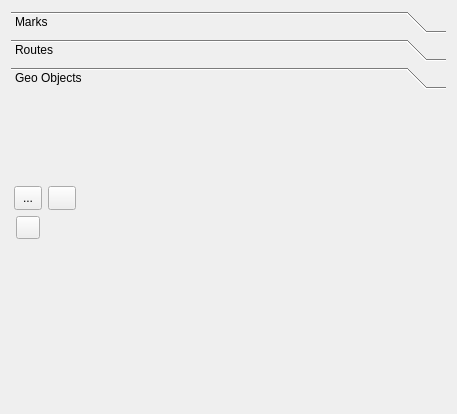
<?xml version="1.0" encoding="UTF-8"?>
<ui version="4.0">
 <class>CompositeTileSourceConfigurationWidget</class>
 <widget class="QWidget" name="CompositeTileSourceConfigurationWidget">
  <property name="geometry">
   <rect>
    <x>0</x>
    <y>0</y>
    <width>457</width>
    <height>414</height>
   </rect>
  </property>
  <property name="windowTitle">
   <string>Form</string>
  </property>
  <layout class="QHBoxLayout" name="horizontalLayout">
   <item>
    <widget class="QToolBox" name="toolBox">
     <property name="autoFillBackground">
      <bool>false</bool>
     </property>
     <property name="currentIndex">
      <number>2</number>
     </property>
     <widget class="QWidget" name="markPage">
      <property name="geometry">
       <rect>
        <x>0</x>
        <y>0</y>
        <width>439</width>
        <height>315</height>
       </rect>
      </property>
      <attribute name="label">
       <string>Marks</string>
      </attribute>
      <widget class="QWidget" name="formLayoutWidget">
       <property name="geometry">
        <rect>
         <x>0</x>
         <y>0</y>
         <width>81</width>
         <height>251</height>
        </rect>
       </property>
       <layout class="QFormLayout" name="formLayout">
        <property name="fieldGrowthPolicy">
         <enum>QFormLayout::FieldsStayAtSizeHint</enum>
        </property>
        <property name="rowWrapPolicy">
         <enum>QFormLayout::DontWrapRows</enum>
        </property>
        <property name="labelAlignment">
         <set>Qt::AlignCenter</set>
        </property>
        <property name="formAlignment">
         <set>Qt::AlignHCenter|Qt::AlignTop</set>
        </property>
        <property name="rightMargin">
         <number>10</number>
        </property>
        <property name="bottomMargin">
         <number>0</number>
        </property>
        <item row="0" column="1">
         <spacer name="verticalSpacer">
          <property name="orientation">
           <enum>Qt::Vertical</enum>
          </property>
          <property name="sizeHint" stdset="0">
           <size>
            <width>20</width>
            <height>80</height>
           </size>
          </property>
         </spacer>
        </item>
        <item row="1" column="0">
         <widget class="QPushButton" name="addMark_button">
          <property name="text">
           <string/>
          </property>
          <property name="icon">
           <iconset resource="../resources.qrc">
            <normaloff>:/icons/images/edit_add.png</normaloff>:/icons/images/edit_add.png</iconset>
          </property>
          <property name="checkable">
           <bool>true</bool>
          </property>
         </widget>
        </item>
        <item row="1" column="1">
         <widget class="QPushButton" name="removeMark_button">
          <property name="text">
           <string/>
          </property>
          <property name="icon">
           <iconset resource="../resources.qrc">
            <normaloff>:/icons/images/editdelete.png</normaloff>:/icons/images/editdelete.png</iconset>
          </property>
          <property name="checkable">
           <bool>true</bool>
          </property>
         </widget>
        </item>
        <item row="2" column="0">
         <widget class="QPushButton" name="changeColor_button">
          <property name="text">
           <string/>
          </property>
          <property name="icon">
           <iconset resource="../resources.qrc">
            <normaloff>:/icons/images/palette.png</normaloff>:/icons/images/palette.png</iconset>
          </property>
         </widget>
        </item>
        <item row="2" column="1">
         <widget class="QPushButton" name="moveMark_button">
          <property name="text">
           <string/>
          </property>
          <property name="icon">
           <iconset resource="../resources.qrc">
            <normaloff>:/icons/images/drag.png</normaloff>:/icons/images/drag.png</iconset>
          </property>
          <property name="checkable">
           <bool>true</bool>
          </property>
         </widget>
        </item>
        <item row="3" column="1">
         <spacer name="verticalSpacer_2">
          <property name="orientation">
           <enum>Qt::Vertical</enum>
          </property>
          <property name="sizeHint" stdset="0">
           <size>
            <width>20</width>
            <height>80</height>
           </size>
          </property>
         </spacer>
        </item>
       </layout>
      </widget>
     </widget>
     <widget class="QWidget" name="routePage">
      <property name="geometry">
       <rect>
        <x>0</x>
        <y>0</y>
        <width>439</width>
        <height>315</height>
       </rect>
      </property>
      <attribute name="label">
       <string>Routes</string>
      </attribute>
      <widget class="QWidget" name="formLayoutWidget_2">
       <property name="geometry">
        <rect>
         <x>0</x>
         <y>0</y>
         <width>77</width>
         <height>251</height>
        </rect>
       </property>
       <layout class="QFormLayout" name="formLayout_2">
        <property name="fieldGrowthPolicy">
         <enum>QFormLayout::FieldsStayAtSizeHint</enum>
        </property>
        <property name="rowWrapPolicy">
         <enum>QFormLayout::DontWrapRows</enum>
        </property>
        <property name="labelAlignment">
         <set>Qt::AlignCenter</set>
        </property>
        <property name="formAlignment">
         <set>Qt::AlignHCenter|Qt::AlignTop</set>
        </property>
        <property name="rightMargin">
         <number>10</number>
        </property>
        <property name="bottomMargin">
         <number>0</number>
        </property>
        <item row="0" column="1">
         <spacer name="verticalSpacer_3">
          <property name="orientation">
           <enum>Qt::Vertical</enum>
          </property>
          <property name="sizeHint" stdset="0">
           <size>
            <width>20</width>
            <height>80</height>
           </size>
          </property>
         </spacer>
        </item>
        <item row="1" column="0">
         <widget class="QPushButton" name="addRoute_button">
          <property name="text">
           <string/>
          </property>
          <property name="icon">
           <iconset resource="../resources.qrc">
            <normaloff>:/icons/images/edit_add.png</normaloff>:/icons/images/edit_add.png</iconset>
          </property>
          <property name="checkable">
           <bool>true</bool>
          </property>
         </widget>
        </item>
        <item row="1" column="1">
         <widget class="QPushButton" name="removeRoute_button">
          <property name="text">
           <string/>
          </property>
          <property name="icon">
           <iconset resource="../resources.qrc">
            <normaloff>:/icons/images/editdelete.png</normaloff>:/icons/images/editdelete.png</iconset>
          </property>
          <property name="checkable">
           <bool>true</bool>
          </property>
         </widget>
        </item>
        <item row="2" column="0">
         <widget class="QPushButton" name="createRoute_button">
          <property name="text">
           <string/>
          </property>
          <property name="icon">
           <iconset resource="../resources.qrc">
            <normaloff>:/icons/images/slpine.png</normaloff>:/icons/images/slpine.png</iconset>
          </property>
          <property name="checkable">
           <bool>true</bool>
          </property>
         </widget>
        </item>
        <item row="2" column="1">
         <widget class="QPushButton" name="linkRoute_button">
          <property name="text">
           <string/>
          </property>
          <property name="icon">
           <iconset resource="../resources.qrc">
            <normaloff>:/icons/images/car_object2.png</normaloff>:/icons/images/car_object2.png</iconset>
          </property>
          <property name="checkable">
           <bool>true</bool>
          </property>
         </widget>
        </item>
        <item row="3" column="1">
         <spacer name="verticalSpacer_4">
          <property name="orientation">
           <enum>Qt::Vertical</enum>
          </property>
          <property name="sizeHint" stdset="0">
           <size>
            <width>20</width>
            <height>80</height>
           </size>
          </property>
         </spacer>
        </item>
       </layout>
      </widget>
     </widget>
     <widget class="QWidget" name="geoPage">
      <property name="geometry">
       <rect>
        <x>0</x>
        <y>0</y>
        <width>439</width>
        <height>315</height>
       </rect>
      </property>
      <attribute name="label">
       <string>Geo Objects</string>
      </attribute>
      <widget class="QWidget" name="formLayoutWidget_3">
       <property name="geometry">
        <rect>
         <x>0</x>
         <y>0</y>
         <width>73</width>
         <height>201</height>
        </rect>
       </property>
       <layout class="QFormLayout" name="formLayout_3">
        <property name="fieldGrowthPolicy">
         <enum>QFormLayout::FieldsStayAtSizeHint</enum>
        </property>
        <property name="labelAlignment">
         <set>Qt::AlignCenter</set>
        </property>
        <property name="formAlignment">
         <set>Qt::AlignHCenter|Qt::AlignTop</set>
        </property>
        <property name="rightMargin">
         <number>10</number>
        </property>
        <item row="0" column="1">
         <spacer name="verticalSpacer_5">
          <property name="orientation">
           <enum>Qt::Vertical</enum>
          </property>
          <property name="sizeHint" stdset="0">
           <size>
            <width>20</width>
            <height>80</height>
           </size>
          </property>
         </spacer>
        </item>
        <item row="3" column="0">
         <widget class="QToolButton" name="addGetObject_button">
          <property name="sizePolicy">
           <sizepolicy hsizetype="Fixed" vsizetype="Fixed">
            <horstretch>0</horstretch>
            <verstretch>0</verstretch>
           </sizepolicy>
          </property>
          <property name="minimumSize">
           <size>
            <width>28</width>
            <height>24</height>
           </size>
          </property>
          <property name="maximumSize">
           <size>
            <width>28</width>
            <height>24</height>
           </size>
          </property>
          <property name="text">
           <string>...</string>
          </property>
          <property name="icon">
           <iconset resource="../resources.qrc">
            <normaloff>:/icons/images/edit_add.png</normaloff>:/icons/images/edit_add.png</iconset>
          </property>
          <property name="checkable">
           <bool>true</bool>
          </property>
          <property name="popupMode">
           <enum>QToolButton::InstantPopup</enum>
          </property>
         </widget>
        </item>
        <item row="3" column="1">
         <widget class="QPushButton" name="removeGeoObject_button">
          <property name="enabled">
           <bool>true</bool>
          </property>
          <property name="minimumSize">
           <size>
            <width>28</width>
            <height>24</height>
           </size>
          </property>
          <property name="maximumSize">
           <size>
            <width>28</width>
            <height>24</height>
           </size>
          </property>
          <property name="text">
           <string/>
          </property>
          <property name="icon">
           <iconset resource="../resources.qrc">
            <normaloff>:/icons/images/editdelete.png</normaloff>:/icons/images/editdelete.png</iconset>
          </property>
          <property name="checkable">
           <bool>true</bool>
          </property>
         </widget>
        </item>
        <item row="4" column="1">
         <spacer name="verticalSpacer_6">
          <property name="orientation">
           <enum>Qt::Vertical</enum>
          </property>
          <property name="sizeHint" stdset="0">
           <size>
            <width>20</width>
            <height>80</height>
           </size>
          </property>
         </spacer>
        </item>
        <item row="4" column="0">
         <widget class="QToolButton" name="addGeoObject_toolButton">
          <property name="text">
           <string/>
          </property>
          <property name="icon">
           <iconset resource="../resources.qrc">
            <normaloff>:/icons/images/edit_add.png</normaloff>:/icons/images/edit_add.png</iconset>
          </property>
          <property name="checkable">
           <bool>false</bool>
          </property>
         </widget>
        </item>
       </layout>
      </widget>
     </widget>
    </widget>
   </item>
  </layout>
 </widget>
 <resources>
  <include location="../resources.qrc"/>
 </resources>
 <connections/>
</ui>
